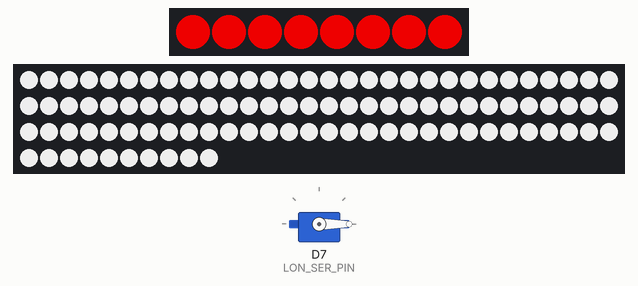
Simulated run of this sketch. Board: ESP8266 (NodeMCU). Parts: servo, 8 RGB LEDs in strip order, left to right, 100 RGB LEDs in strip order, left to right, continuing on the next row. WiFi joins after 1.5 s; servers stay silent unless stated; the strip is taken to match the declared colour order; uploads are accepted with an empty reply; what the sketch prints to the serial monitor is not drawn.

Above: at 1.4 s.

The sketch:

ISS_tracker.ino
```cpp
// (licence header left out)
#include <ESP8266WiFi.h>
#include <WiFiClientSecure.h>
#include <ESP8266WebServer.h>
#include <ESP8266HTTPClient.h>
#include <ArduinoJson.h>

#include <Servo.h>
#include <Adafruit_NeoPixel.h>

#define LAT_LED_PIN 12 // PIN D6 on NodeMCU
#define LAT_NUM_PIXELS 8

#define VIS_LED_PIN 14 // PIN D5 on NodeMCU
#define VIS_NUM_PIXELS 100

#define LON_SER_PIN 13 // PIN D7 on NodeMCU

/* Set these to your desired credentials. */
const char *ssid = "CE-Hub-Student";  //ENTER YOUR WIFI SETTINGS
const char *password = "casa-ce-gagarin-public-service";

//Web/Server address to read/write from
const char *host = "api.wheretheiss.at";
const int httpsPort = 443;  //HTTPS= 443 and HTTP = 80

//SHA1 finger print of certificate use web browser to view and copy
const char fingerprint[] PROGMEM = "D5 28 75 E9 DB C8 8C 13 7A 9E 2B 04 B0 09 C3 D8 DE 7B 6E FB";

//API variables
int latitude;
int longitude;
String visibility;

//JSON document
DynamicJsonDocument doc(2048);

// Geekservo (longitude)
Servo servo;

// Initialize NeoPixel 8 Board (latitude)
Adafruit_NeoPixel pixels(LAT_NUM_PIXELS, LAT_LED_PIN);
// Initialize NeoPixel Strip (visibility)
Adafruit_NeoPixel strip(VIS_NUM_PIXELS, VIS_LED_PIN,  NEO_RGB + NEO_KHZ800);

void setup() {
  delay(1000);
  Serial.begin(115200);

  // Servo Code
  servo.attach(LON_SER_PIN);
  servo.write(0);

  // start NeoPixel board LEDs and set them all to be red to initalize
  pixels.begin();
  for (int i = 0; i < LAT_NUM_PIXELS; i++){
    pixels.setPixelColor(i, 200, 0, 0);
    pixels.show();
  }

  // Start Strip LEDs and set them to be white to initalize
  strip.begin();
  for (int i = 0; i < VIS_NUM_PIXELS; i++){
      strip.setPixelColor(i, 200, 200, 200);
      strip.show();
    }

  //start of wifi code TODO: move bloc to own function
  WiFi.mode(WIFI_OFF);        //Prevents reconnection issue (taking too long to connect)
  delay(1000);
  WiFi.mode(WIFI_STA);        //Only Station No AP, This line hides the viewing of ESP as wifi hotspot

  WiFi.begin(ssid, password);     //Connect to your WiFi router
  Serial.println("");

  Serial.print("Connecting");
  // Wait for connection
  while (WiFi.status() != WL_CONNECTED) {
    delay(500);
    Serial.print(".");
  }

  //If connection successful show IP address in serial monitor
  Serial.println("");
  Serial.print("Connected to ");
  Serial.println(ssid);
  Serial.print("IP address: ");
  Serial.println(WiFi.localIP());
}

void loop() {
  WiFiClientSecure httpsClient;

  Serial.println(host);

  Serial.printf("Using fingerprint '%s'\n", fingerprint);
  httpsClient.setFingerprint(fingerprint);
  httpsClient.setTimeout(15000); // 15 Seconds
  delay(1000);

  Serial.print("HTTPS Connecting");
  int r=0; //retry counter
  while((!httpsClient.connect(host, httpsPort)) && (r < 30)){
      delay(100);
      Serial.print(".");
      r++;
  }
  if(r==30) {
    Serial.println("Connection failed");
  }
  else {
    Serial.println("Connected to web");
  }

  //Declare holding variables
  String getData, Link;

  //GET Data
  Link = "/v1/satellites/25544";

  Serial.print("requesting URL: ");
  Serial.println(host+Link);

  httpsClient.print(String("GET ") + Link + " HTTP/1.1\r\n" +
               "Host: " + host + "\r\n" +
               "Connection: close\r\n\r\n");

  Serial.println("request sent");

  while (httpsClient.connected()) {
    String line = httpsClient.readStringUntil('\n');
    if (line == "\r") {
      Serial.println("headers received");
      break;
    }
  }

  Serial.println("reply was:");
  Serial.println("==========");
  String response;
  while(httpsClient.available()){
    response = httpsClient.readStringUntil('\n');  //Read response
    Serial.println(response); //Print response
  }
  Serial.println("==========");
  Serial.println("closing connection");

  //Parse JSON, read error if any
  DeserializationError error = deserializeJson(doc, response);
  if(error) {
     Serial.print(F("deserializeJson() failed: "));
     Serial.println(error.f_str());
     delay(5000);
     return;
  }

  // Update values from the response from the API
  latitude = doc["latitude"].as<int>();
  Serial.print("Latitude: ");
  Serial.println(latitude);

  longitude = doc["longitude"].as<int>();
  Serial.print("Longitude: ");
  Serial.println(longitude);

  visibility = doc["visibility"].as<String>();
  Serial.print("Visibility: ");
  Serial.println(visibility);

  // Update the hardware to show changes from the API
  updateLongitude();
  updateLatitude();
  updateVisibility();

  delay(5000);  //GET Data at every 2 seconds
}

// Helper Methods
void updateLongitude() {
int mappedLongitude = map(longitude, -180, 180, 360, 0);
servo.write(mappedLongitude);
}

void updateVisibility() {
  if (visibility == "daylight") {
    for (int i = 0; i < VIS_NUM_PIXELS; i++){
      strip.setPixelColor(i, 252, 223, 3); // orange
      strip.show();
    }
  } else {  // "eclipsed" the ISS is in shadow
    for (int i = 0; i < VIS_NUM_PIXELS; i++){
      strip.setPixelColor(i, 107, 3, 252); // purple
      strip.show();
    }
  }
}

void updateLatitude() {
  //reset all the LEDs so only one is showing at a time
  for (int i = 0; i < LAT_NUM_PIXELS; i++){
    pixels.setPixelColor(i, 0, 0, 0);
    pixels.show();
  }
  //use the map function to remap the latitude to a number between 0-7
  //then light up that LED
  //update: since I resoldered the Neopixel LED the opposite way, remap to 7-0 instead
  //int ledToLight = map(latitude, -90, 90, 0, 7);
  int ledToLight = map(latitude, -90, 90, 7, 0);
  pixels.setPixelColor(ledToLight, 100, 0, 0);
  pixels.show();
}
```
